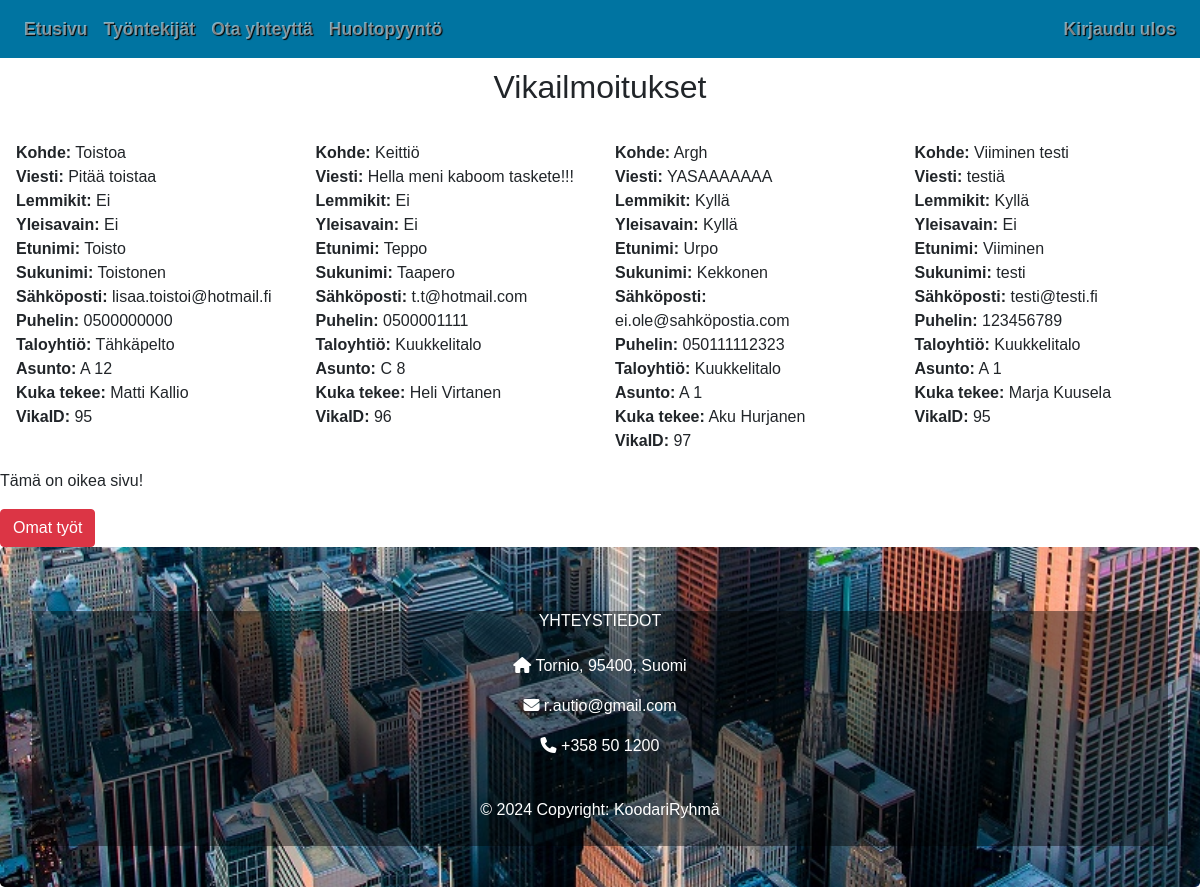
The app's page /omat_tyot.php (signed in) with its own data.
### tables this page shows
CREATE TABLE `kasittely` (
  `kasittelyID` int(11) NOT NULL,
  `pvm` timestamp NOT NULL DEFAULT current_timestamp(),
  `valmispvm` timestamp NULL DEFAULT NULL,
  `toimenpide` varchar(500) NOT NULL,
  `kohde` varchar(50) NOT NULL,
  `viesti` varchar(50) NOT NULL,
  `lemmikit` tinyint(20) NOT NULL,
  `yleisavain` tinyint(20) NOT NULL,
  `lahetetty` timestamp NOT NULL DEFAULT current_timestamp(),
  `etunimi` varchar(50) NOT NULL,
  `sukunimi` varchar(50) NOT NULL,
  `sposti` varchar(50) NOT NULL,
  `puhelin` varchar(50) NOT NULL,
  `tyontekijaID` int(11) NOT NULL,
  `vikaID` int(11) NOT NULL,
  `taloyhtioID` varchar(50) NOT NULL,
  `asuntoID` varchar(50) NOT NULL
);

CREATE TABLE `taloyhtio` (
  `taloyhtioID` int(11) NOT NULL,
  `osoite` varchar(50) NOT NULL,
  `tilat` varchar(500) NOT NULL,
  `nimi` varchar(50) NOT NULL,
  `kaupunki` varchar(50) NOT NULL,
  `postinro` varchar(10) NOT NULL,
  `isannoitsijaID` int(11) NOT NULL
);

CREATE TABLE `asunnot` (
  `asuntoID` int(11) NOT NULL,
  `huoneisto` varchar(50) DEFAULT NULL,
  `taloyhtioID` int(11) NOT NULL
);

CREATE TABLE `tyontekija` (
  `tyontekijaID` int(11) NOT NULL,
  `etunimi` varchar(50) NOT NULL,
  `sukunimi` varchar(50) NOT NULL,
  `sposti` varchar(50) NOT NULL,
  `puhelin` varchar(50) NOT NULL,
  `kuvapolku` varchar(50) NOT NULL,
  `status` tinyint(1) NOT NULL,
  `kayttajaID` int(11) NOT NULL,
  `rooliID` int(11) NOT NULL,
  `kasittelyID` int(11) NOT NULL
);

### omat_tyot.php (the view, shortened to what this page needs)
<!DOCTYPE html>
<html lang="en">
<head>
  <link rel="stylesheet" href="https://cdn.jsdelivr.net/npm/bootstrap@4.6.2/dist/css/bootstrap.min.css">
  <link rel="stylesheet" href="css/tyyli.css">
</head>
<body>
<nav class="navbar navbar-dark sticky-top navbar-expand-lg" data-mdb-theme="light">
  <div class="collapse navbar-collapse" id="navbarSupportedContent">
    <ul class="navbar-nav mr-auto">
      <li class="nav-item">
        <a class="nav-link" href="index.php">Etusivu</a>
      </li>
      <li class="nav-item">
        <a class="nav-link" href="tyontekijat.php">Työntekijät</a>
      </li>
      <li class="nav-item">
        <a class="nav-link" href="yhteydenotto.php">Ota yhteyttä</a>
      </li>
      <?php
    if(isset($_SESSION['kayttajaID'])) {
      echo '<li class="nav-item">
        <a class="nav-link" href="vika.php">Huoltopyyntö</a>
      </li>';
  }
?>
    </ul>
    <ul class="navbar-nav">
<?php
    if(isset($_SESSION['kayttajaID'])) {
        echo '<a class="nav-link" href="kirjaudu_ulos.php">Kirjaudu ulos</a>';
    } else {
      echo '<li class="nav-item">
      <a class="nav-link login-button" href="#" id="login-button" role="button" aria-haspopup="true" aria-expanded="false">
        Kirjaudu
      </a>
    </li>';
    }
?>
    </ul>
  </div>
</nav>
<?php
include 'php/conn.php';
try {
    $sql = "SELECT k.*, ty.etunimi AS t_etunimi, ty.sukunimi AS t_sukunimi,
    t.nimi AS taloyhtio_nimi, a.huoneisto AS asunto FROM kasittely k
    JOIN tyontekija ty ON k.tyontekijaID = ty.tyontekijaID
    JOIN taloyhtio t ON k.taloyhtioID = t.taloyhtioID
    JOIN asunnot a ON k.asuntoID = a.asuntoID";
    $stmt = $yhteys->query($sql);
    $entries = $stmt->fetchAll(PDO::FETCH_ASSOC);
} catch (PDOException $e) {
    echo "Virhe haettaessa vikailmoituksia: " . $e->getMessage();
}
?>
<!DOCTYPE html>
<html>
<head>
</head>
<body>
<h2 class="vikah2">Vikailmoitukset</h2>
<div class="container-fluid p-3">
<form action="php/lisaa_tyo.php" method="POST">
<?php if (isset($entries) && !empty($entries)) : ?>
    <div class="row">
        <?php foreach ($entries as $entry) : ?>
            <div class="col-md-3">
                <strong>Kohde:</strong> <?php echo $entry['kohde']; ?><br>
                <strong>Viesti:</strong> <?php echo $entry['viesti']; ?><br>
                <strong>Lemmikit:</strong> <?php echo $entry['lemmikit'] ? 'Kyllä' : 'Ei'; ?><br>
                <strong>Yleisavain:</strong> <?php echo $entry['yleisavain'] ? 'Kyllä' : 'Ei'; ?><br>
                <strong>Etunimi:</strong> <?php echo $entry['etunimi']; ?><br>
                <strong>Sukunimi:</strong> <?php echo $entry['sukunimi']; ?><br>
                <strong>Sähköposti:</strong> <?php echo $entry['sposti']; ?><br>
                <strong>Puhelin:</strong> <?php echo $entry['puhelin']; ?><br>
                <strong>Taloyhtiö:</strong> <?php echo $entry['taloyhtio_nimi']; ?><br>
                <strong>Asunto:</strong> <?php echo $entry['asunto']; ?><br>
                <strong>Kuka tekee:</strong> <?php echo $entry['t_etunimi'] . " " . $entry['t_sukunimi']; ?><br>
                <strong>VikaID:</strong> <?php echo $entry['vikaID']; ?><br>
            </div>
        <?php endforeach; ?>
      </div>
<?php else : ?>
    <p>Ei vikailmoituksia.</p>
<?php endif; ?>
</form>
</div>
<p>Tämä on oikea sivu!</p>
<a href="ilmoituslistaus.php"><button name="omatyo" class="btn btn-danger omatyo">Omat työt</button></a>
<footer class="jumbotron footer col-sm-12">
  <div class="col-lg-12 col-md-12 col-sm-12 footerBox">
  <section class="">
        <div class="col-md-4 col-lg-3 col-xl-3 mx-auto mb-md-0 mb-4">
          <h6 class="text-uppercase fw-bold mb-4">Yhteystiedot</h6>
          <p><i class="fas fa-home me-3"></i> Tornio, 95400, Suomi</p>
          <p>
            <i class="fas fa-envelope me-3"></i>
            r.autio@gmail.com
          </p>
          <p><i class="fas fa-phone me-3"></i> +358 50 1200</p>
        </div>
  </section>
    <div class="p-4">
      © 2024 Copyright: KoodariRyhmä
    </div>
  </div>
</footer>
</body>
</html>

### css/tyyli.css (style rules this page uses)
body { height: 100%; font-family: 'Montserrat', sans-serif !important; }
.jumbotron { text-align: center; background: url('../img/city-view.jpg') top center fixed; background-size: cover; color: white; height: 340px; }
.navbar { font-weight: bold; font-size: 1.1em; text-shadow: 1px 1px 1px black; background-color: #0074a1; }
.footer { margin-bottom: 0; color: white; }
.footerBox { background-color: rgba(0, 0, 0, 0.432); }
ul { list-style-type: none; }
.vikah2 { text-align: center; padding: 10px; }

### records on screen
kasittely: kohde "Toistoa", viesti "Pitää toistaa", lemmikit "Ei", yleisavain "Ei", etunimi "Toisto", sukunimi "Toistonen", sposti "lisaa.toistoi@hotmail.fi", puhelin "0500000000", taloyhtioID.nimi "Tähkäpelto", asuntoID.huoneisto "A 12", tyontekijaID.etunimi "Matti", tyontekijaID.sukunimi "Kallio", vikaID "95"
kasittely: kohde "Keittiö", viesti "Hella meni kaboom taskete!!!", lemmikit "Ei", yleisavain "Ei", etunimi "Teppo", sukunimi "Taapero", sposti "t.t@hotmail.com", puhelin "0500001111", taloyhtioID.nimi "Kuukkelitalo", asuntoID.huoneisto "C 8", tyontekijaID.etunimi "Heli", tyontekijaID.sukunimi "Virtanen", vikaID "96"
kasittely: kohde "Argh", viesti "YASAAAAAAA", lemmikit "Kyllä", yleisavain "Kyllä", etunimi "Urpo", sukunimi "Kekkonen", sposti "ei.ole@sahköpostia.com", puhelin "050111112323", taloyhtioID.nimi "Kuukkelitalo", asuntoID.huoneisto "A 1", tyontekijaID.etunimi "Aku", tyontekijaID.sukunimi "Hurjanen", vikaID "97"
kasittely: kohde "Viiminen testi", viesti "testiä", lemmikit "Kyllä", yleisavain "Ei", etunimi "Viiminen", sukunimi "testi", sposti "testi@testi.fi", puhelin "123456789", taloyhtioID.nimi "Kuukkelitalo", asuntoID.huoneisto "A 1", tyontekijaID.etunimi "Marja", tyontekijaID.sukunimi "Kuusela", vikaID "95"
